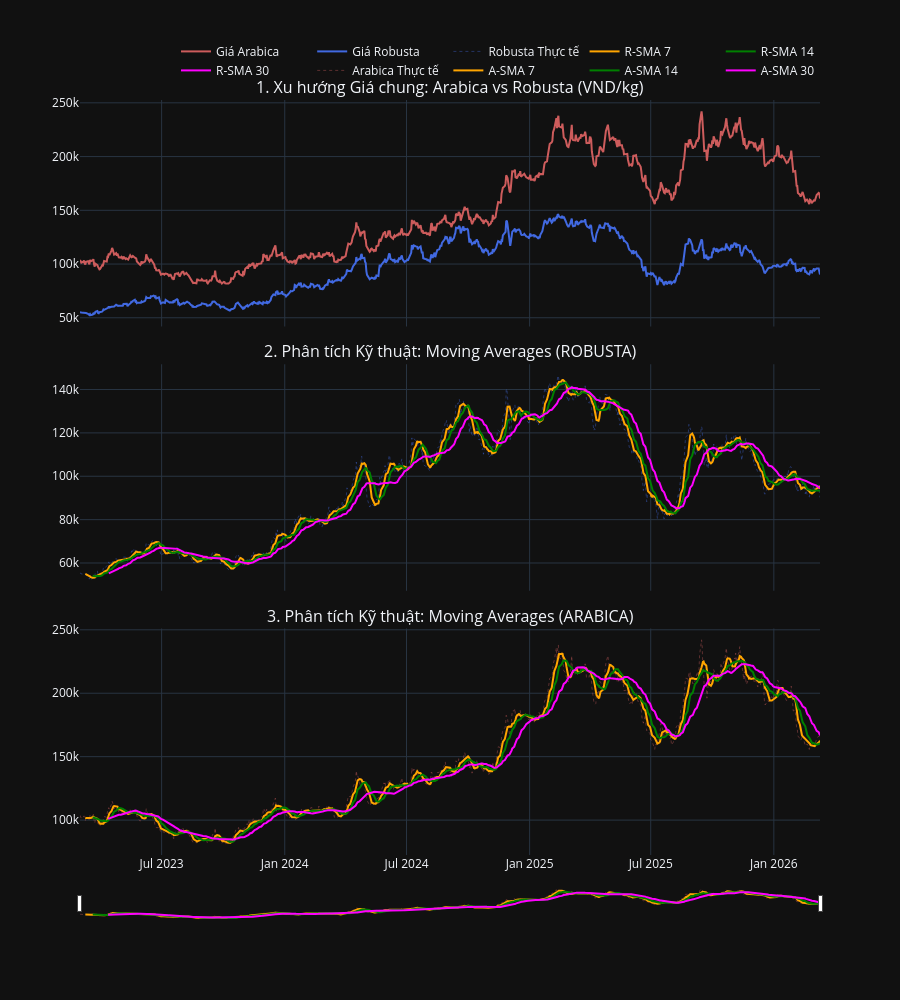

The code cell stored with this chart in its notebook:
### Markdown cell above
##  2. Biểu đồ : Xu hướng Giá & Đường Trung bình Động (SMA)

### Mô tả biểu đồ
Biểu đồ 3 hàng, cùng chia sẻ trục thời gian và thanh trượt ở hàng cuối:

1. **Hàng 1 — So sánh xu hướng chung**: Vẽ đường giá Arabica (đỏ) và Robusta (xanh) trên cùng một đồ thị
2. **Hàng 2 — Phân tích kỹ thuật Robusta**: Giá thực tế + 3 đường SMA (7, 14, 30 ngày)
3. **Hàng 3 — Phân tích kỹ thuật Arabica**: Giá thực tế + 3 đường SMA (7, 14, 30 ngày)

### Ý nghĩa các đường SMA
| Đường | Ý nghĩa |
|---|---|
| **SMA 7** (cam) | Xu hướng ngắn hạn, phản ứng nhanh với biến động |
| **SMA 14** (xanh lá) | Xu hướng trung hạn, cân bằng giữa nhạy và ổn định |
| **SMA 30** (hồng) | Xu hướng dài hạn, lọc bỏ nhiễu thị trường |

### Nhận xét
- Cả Arabica và Robusta đều có **xu hướng tăng dài hạn** từ 2023 đến 2025
- Arabica tăng mạnh hơn và đạt đỉnh cao hơn (~230,000 VND/kg vào Q3/2025)
- Khi SMA 7 cắt lên trên SMA 30 → **tín hiệu mua** (Golden Cross); cắt xuống → **tín hiệu bán** (Death Cross)
- Hai loại cà phê có xu hướng di chuyển **cùng chiều** nhưng biên độ khác nhau

### Code cell
arabica_df = arabica_df.sort_values('Date')
robusta_df = robusta_df.sort_values('Date')

# Arabica
arabica_df['SMA_7'] = arabica_df['Price'].rolling(window=7).mean()
arabica_df['SMA_14'] = arabica_df['Price'].rolling(window=14).mean()
arabica_df['SMA_30'] = arabica_df['Price'].rolling(window=30).mean()

robusta_df['SMA_7'] = robusta_df['Price'].rolling(window=7).mean()
robusta_df['SMA_14'] = robusta_df['Price'].rolling(window=14).mean()
robusta_df['SMA_30'] = robusta_df['Price'].rolling(window=30).mean()


fig = make_subplots(
    rows=3, cols=1, shared_xaxes=True, vertical_spacing=0.05,
    subplot_titles=(
        "1. Xu hướng Giá chung: Arabica vs Robusta (VND/kg)",
        "2. Phân tích Kỹ thuật: Moving Averages (ROBUSTA)",
        "3. Phân tích Kỹ thuật: Moving Averages (ARABICA)"
    )
)

fig.add_trace(go.Scatter(x=arabica_df['Date'], y=arabica_df['Price'],
                         mode='lines', name='Giá Arabica', line=dict(color='indianred', width=2)),
              row=1, col=1)

fig.add_trace(go.Scatter(x=robusta_df['Date'], y=robusta_df['Price'],
                         mode='lines', name='Giá Robusta', line=dict(color='royalblue', width=2)),
              row=1, col=1)

fig.add_trace(go.Scatter(x=robusta_df['Date'], y=robusta_df['Price'],
                         mode='lines', name='Robusta Thực tế', line=dict(color='rgba(65, 105, 225, 0.4)', width=1, dash='dot')),
              row=2, col=1)

fig.add_trace(go.Scatter(x=robusta_df['Date'], y=robusta_df['SMA_7'],
                         mode='lines', name='R-SMA 7', line=dict(color='orange', width=2)), row=2, col=1)
fig.add_trace(go.Scatter(x=robusta_df['Date'], y=robusta_df['SMA_14'],
                         mode='lines', name='R-SMA 14', line=dict(color='green', width=2)), row=2, col=1)
fig.add_trace(go.Scatter(x=robusta_df['Date'], y=robusta_df['SMA_30'],
                         mode='lines', name='R-SMA 30', line=dict(color='magenta', width=2)), row=2, col=1)


fig.add_trace(go.Scatter(x=arabica_df['Date'], y=arabica_df['Price'],
                         mode='lines', name='Arabica Thực tế', line=dict(color='rgba(205, 92, 92, 0.4)', width=1, dash='dot')),
              row=3, col=1)

# Thêm chữ "A-" vào tên để phân biệt với Robusta trên Legend
fig.add_trace(go.Scatter(x=arabica_df['Date'], y=arabica_df['SMA_7'],
                         mode='lines', name='A-SMA 7', line=dict(color='orange', width=2)), row=3, col=1)
fig.add_trace(go.Scatter(x=arabica_df['Date'], y=arabica_df['SMA_14'],
                         mode='lines', name='A-SMA 14', line=dict(color='green', width=2)), row=3, col=1)
fig.add_trace(go.Scatter(x=arabica_df['Date'], y=arabica_df['SMA_30'],
                         mode='lines', name='A-SMA 30', line=dict(color='magenta', width=2)), row=3, col=1)

fig.update_layout(
    height=1000, # Tăng chiều cao tổng thể để 3 chart không bị ép cục lại
    template='plotly_dark',
    hovermode='x unified',
    legend=dict(orientation="h", yanchor="bottom", y=1.02, xanchor="right", x=1)
)

# Chuyển thanh trượt thời gian (rangeslider) xuống hàng cuối cùng (row=3)
fig.update_xaxes(rangeslider_visible=False, row=1, col=1)
fig.update_xaxes(rangeslider_visible=False, row=2, col=1)
fig.update_xaxes(rangeslider_visible=True, row=3, col=1, rangeslider_thickness=0.04)

fig.show()

### Figure 1 — Plotly figure (JSON) as saved in the notebook; plotly's stock layout.template omitted (floating-point values rounded to 4 significant figures; data arrays with more than 128 entries replaced by an {"elided": "..."} marker saying what was removed)
{"data": [{"line": {"color": "indianred", "width": 2}, "mode": "lines", "name": "Giá Arabica", "type": "scatter", "x": {"elided": "761 str values"}, "xaxis": "x", "y": {"elided": "761 float values"}, "yaxis": "y"}, {"line": {"color": "royalblue", "width": 2}, "mode": "lines", "name": "Giá Robusta", "type": "scatter", "x": {"elided": "766 str values"}, "xaxis": "x", "y": {"elided": "766 float values"}, "yaxis": "y"}, {"line": {"color": "rgba(65, 105, 225, 0.4)", "dash": "dot", "width": 1}, "mode": "lines", "name": "Robusta Thực tế", "type": "scatter", "x": {"elided": "766 str values"}, "xaxis": "x2", "y": {"elided": "766 float values"}, "yaxis": "y2"}, {"line": {"color": "orange", "width": 2}, "mode": "lines", "name": "R-SMA 7", "type": "scatter", "x": {"elided": "766 str values"}, "xaxis": "x2", "y": {"elided": "766 float values"}, "yaxis": "y2"}, {"line": {"color": "green", "width": 2}, "mode": "lines", "name": "R-SMA 14", "type": "scatter", "x": {"elided": "766 str values"}, "xaxis": "x2", "y": {"elided": "766 float values"}, "yaxis": "y2"}, {"line": {"color": "magenta", "width": 2}, "mode": "lines", "name": "R-SMA 30", "type": "scatter", "x": {"elided": "766 str values"}, "xaxis": "x2", "y": {"elided": "766 float values"}, "yaxis": "y2"}, {"line": {"color": "rgba(205, 92, 92, 0.4)", "dash": "dot", "width": 1}, "mode": "lines", "name": "Arabica Thực tế", "type": "scatter", "x": {"elided": "761 str values"}, "xaxis": "x3", "y": {"elided": "761 float values"}, "yaxis": "y3"}, {"line": {"color": "orange", "width": 2}, "mode": "lines", "name": "A-SMA 7", "type": "scatter", "x": {"elided": "761 str values"}, "xaxis": "x3", "y": {"elided": "761 float values"}, "yaxis": "y3"}, {"line": {"color": "green", "width": 2}, "mode": "lines", "name": "A-SMA 14", "type": "scatter", "x": {"elided": "761 str values"}, "xaxis": "x3", "y": {"elided": "761 float values"}, "yaxis": "y3"}, {"line": {"color": "magenta", "width": 2}, "mode": "lines", "name": "A-SMA 30", "type": "scatter", "x": {"elided": "761 str values"}, "xaxis": "x3", "y": {"elided": "761 float values"}, "yaxis": "y3"}], "layout": {"annotations": [{"font": {"size": 16}, "showarrow": false, "text": "1. Xu hướng Giá chung: Arabica vs Robusta (VND/kg)", "x": 0.5, "xanchor": "center", "xref": "paper", "y": 1, "yanchor": "bottom", "yref": "paper"}, {"font": {"size": 16}, "showarrow": false, "text": "2. Phân tích Kỹ thuật: Moving Averages (ROBUSTA)", "x": 0.5, "xanchor": "center", "xref": "paper", "y": 0.65, "yanchor": "bottom", "yref": "paper"}, {"font": {"size": 16}, "showarrow": false, "text": "3. Phân tích Kỹ thuật: Moving Averages (ARABICA)", "x": 0.5, "xanchor": "center", "xref": "paper", "y": 0.3, "yanchor": "bottom", "yref": "paper"}], "height": 1000, "hovermode": "x unified", "legend": {"orientation": "h", "x": 1, "xanchor": "right", "y": 1.02, "yanchor": "bottom"}, "xaxis": {"anchor": "y", "domain": [0, 1], "matches": "x3", "rangeslider": {"visible": false}, "showticklabels": false}, "xaxis2": {"anchor": "y2", "domain": [0, 1], "matches": "x3", "rangeslider": {"visible": false}, "showticklabels": false}, "xaxis3": {"anchor": "y3", "domain": [0, 1], "rangeslider": {"thickness": 0.04, "visible": true}}, "yaxis": {"anchor": "x", "domain": [0.7, 1]}, "yaxis2": {"anchor": "x2", "domain": [0.35, 0.65]}, "yaxis3": {"anchor": "x3", "domain": [0, 0.3]}}}
